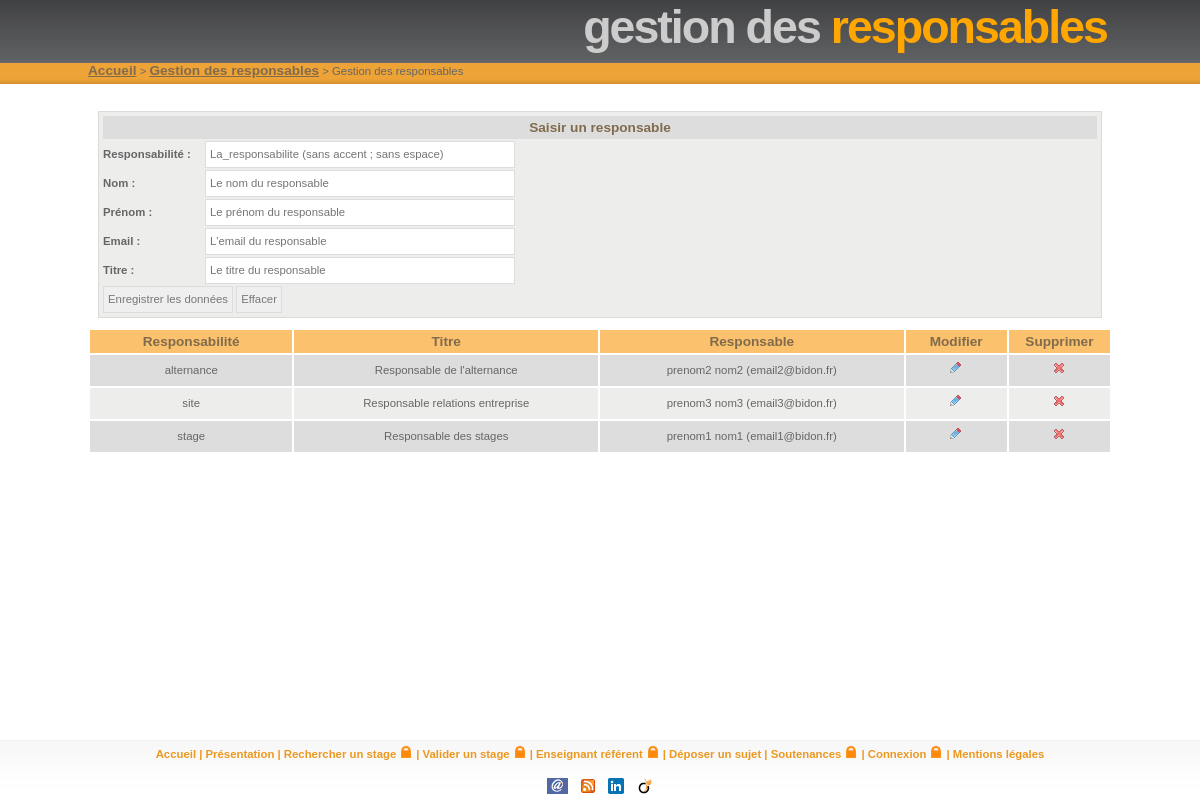
The page /gestion/gestion/gestionResponsable.php on the database its author committed.
### tables this page shows
CREATE TABLE IF NOT EXISTS `responsable` (
  `idresponsable` INT(10) NOT NULL AUTO_INCREMENT,
  `responsabilite` VARCHAR(100) NOT NULL,
  `nomresponsable` VARCHAR(100) NOT NULL,
  `prenomresponsable` VARCHAR(100) NOT NULL,
  `emailresponsable` VARCHAR(100) NOT NULL,
  `titreresponsable` VARCHAR(150) NOT NULL,
  PRIMARY KEY (`idresponsable`));

### classes/bdd/connec.inc (called while the page is built, shortened)
<?php
$tab34 = 'responsable';
?>

### classes/bdd/Responsable_BDD.php (called while the page is built, shortened)
<?php
class Responsable_BDD {
    public static function listerResponsable() {
	global $db;
	global $tab34;
	$sql = "SELECT * FROM $tab34 ORDER BY responsabilite ASC;";
	$result = $db->query($sql);
	$tabResponsable = array();
	if ($result) {
	    while ($responsable = $result->fetch_array()) {
		$tab = array();
		array_push($tab, $responsable["idresponsable"]);
		array_push($tab, $responsable["responsabilite"]);
		array_push($tab, $responsable["nomresponsable"]);
		array_push($tab, $responsable["prenomresponsable"]);
		array_push($tab, $responsable["emailresponsable"]);
		array_push($tab, $responsable["titreresponsable"]);
		array_push($tabResponsable, $tab);
	    }
	}
	return $tabResponsable;
    }
}
?>

### classes/moteur/Responsable.php (called while the page is built, shortened)
<?php
class Responsable {
    var $identifiantBDD;
    var $responsabilite;
    var $nomresponsable;
    var $prenomresponsable;
    var $emailresponsable;
    var $titreresponsable;
    public function __construct($identifiantBDD, $responsabilite, $nom, $prenom, $email, $titre) {
	$this->identifiantBDD = $identifiantBDD;
	$this->responsabilite = $responsabilite;
	$this->nomresponsable = $nom;
	$this->prenomresponsable = $prenom;
	$this->emailresponsable = $email;
	$this->titreresponsable = $titre;
    }
    public function getIdentifiantBDD() {
	return $this->identifiantBDD;
    }
    public function getResponsabilite() {
	return $this->responsabilite;
    }
        public function getNomresponsable() {
	return $this->nomresponsable;
    }
    public function getPrenomresponsable() {
	return $this->prenomresponsable;
    }
    public function getEmailresponsable() {
	return $this->emailresponsable;
    }
    public function getTitreresponsable() {
	return $this->titreresponsable;
    }
    public static function listerResponsable() {
	$tabResponsable = array();
	$tabResponsableString = Responsable_BDD::listerResponsable();
	for ($i = 0; $i < sizeof($tabResponsableString); $i++)
	    array_push($tabResponsable,
		    new Responsable($tabResponsableString[$i][0],
				    $tabResponsableString[$i][1],
				    $tabResponsableString[$i][2],
				    $tabResponsableString[$i][3],
				    $tabResponsableString[$i][4],
				    $tabResponsableString[$i][5]));
	return $tabResponsable;
    }
}
?>

### classes/ihm/Responsable_IHM.php (the view, shortened to what this page needs)
<?php
class Responsable_IHM {
    public static function afficherFormulaireSaisie() {
	?>
	<FORM METHOD="POST" ACTION="">
	    <table>
		<tr>
		    <td colspan=2>
			<table>
			    <tr id="entete2">
				<td colspan=2>Saisir un responsable</td>
			    </tr>
			    <tr>
				<th width="100">Responsabilité :</th>
				<td>
				    <input type="text" id='responsabilite' name="responsabilite" placeholder="La_responsabilite (sans accent ; sans espace)"/>
				</td>
			    </tr>
			    <tr>
				<th width="100">Nom :</th>
				<td>
				    <input type="text" id='nom' name="nomresponsable" placeholder="Le nom du responsable"/>
				</td>
			    </tr>
			    <tr>
				<th width="100">Prénom :</th>
				<td>
				    <input type="text" id='prenom' name="prenomresponsable" placeholder="Le prénom du responsable"/>
				</td>
			    </tr>
			    <tr>
				<th width="100">Email :</th>
				<td>
				    <input type="text" id='email' name="emailresponsable" placeholder="L'email du responsable"/>
				</td>
			    </tr>
			    <tr>
				<th width="100">Titre :</th>
				<td>
				    <input type="text" id="titre" name="titreresponsable" placeholder="Le titre du responsable"
				</td>
			    </tr>
			    <tr>
				<td colspan=2>
				    <input type=submit value="Enregistrer les données"/>
				    <input type=reset value="Effacer" onclick="effacer()"/>
				</td>
			    </tr>
			</table>
		    </td>
		</tr>
	    </table>
	</FORM>
	<?php
    }
	?>
	<?php
    public static function afficherListeResponsableAEditer() {
	$tabResponsables = Responsable::listerResponsable();
	if (sizeof($tabResponsables) > 0) {
	    echo
	    "<table>
		<tr id='entete'>
		    <td width='20%'>Responsabilité</td>
		    <td width='30%'>Titre</td>
		    <td width='30%'>Responsable</td>
		    <td width='10%' align='center'>Modifier</td>
		    <td width='10%' align='center'>Supprimer</td>
		</tr>";
	    for ($i = 0; $i < sizeof($tabResponsables); $i++) {
		$resp = $tabResponsables[$i];
		?>
		<tr class="ligne<?php echo $i % 2; ?>">
		    <td align="center">
			<?php echo $resp->getResponsabilite(); ?>
		    </td>
		    <td align="center">
			<?php echo $resp->getTitreresponsable(); ?>
		    </td>
		    <td align="center">
			<?php echo $resp->getPrenomresponsable() . " ". $resp->getNomresponsable() . " (" . $resp->getEmailresponsable() . ")"; ?>
		    </td>
		    <td align="center">
			<a href="gestionResponsable.php?action=mod&id=<?php echo $resp->getIdentifiantBDD(); ?>">
			    <img src="../../images/reply.png"/>
			</a>
		    </td>
		    <td align="center">
			<a href="gestionresponsable.php?action=sup&id=<?php echo $resp->getIdentifiantBDD(); ?>">
			    <img src="../../images/action_delete.png"/>
			</a>
		    </td>
		</tr>
		<?php
	    }
	    echo "</table>";
	    echo "<br/><br/>";
	} else {
	    echo "<br/><center>Aucun responsbale n'a été trouvé.</center><br/>";
	}
    }
}
?>

### classes/ihm/Orange.css (style rules this page uses)
* { margin: 0; padding: 0; }
html { height: 100%; }
body { height: 100%; margin: 0; padding: 0; font: 71%/1.5em Verdana, 'Trebuchet MS', Arial, Sans-serif; background: url(../../images/headerbg.png) repeat-x; color: #666666; text-align: center; }
a { color: #EC981F; }
img { margin: 5px; border: 0; }
table { width: 100%; }
form { margin:10px; padding: 0; border: 1px solid #dcdbda; background-color: #ededec; }
input { padding: 4px; border:1px solid #ddd; font: normal 1em/1.5em Verdana, sans-serif; color:#777; }
input[type="text"] { width: 300px; }
#entete { background: #fbc16d; }
#entete td { font: bold 1.2em 'Trebuchet MS', Tahoma, Sans-serif; color: #806B4D; padding: 4px; }
#entete td, .ligne0 td, .ligne1 td { padding-left: 5px; padding-right: 5px; text-align: center; }
#entete2 { background: #DDDDDD; }
#entete2 td { font: bold 1.2em 'Trebuchet MS', Tahoma, Sans-serif; text-align: center; color: #806B4D; padding: 4px; }
#entete2 td, .ligne0 td, .ligne1 td { padding-left: 5px; padding-right: 5px; }
.ligne0 { background: #DDDDDD; }
.ligne1 { background: #ededec; }

### rows shown on the page
responsable: responsabilite "alternance", titreresponsable "Responsable de l'alternance", prenomresponsable "prenom2", nomresponsable "nom2", emailresponsable "email2@bidon.fr"
responsable: responsabilite "site", titreresponsable "Responsable relations entreprise", prenomresponsable "prenom3", nomresponsable "nom3", emailresponsable "email3@bidon.fr"
responsable: responsabilite "stage", titreresponsable "Responsable des stages", prenomresponsable "prenom1", nomresponsable "nom1", emailresponsable "email1@bidon.fr"

### other values the page prints
$titreGris "gestion des"
$titreOrange "responsables"
$liens[$i][1] "Accueil"
$liens[$i][1] "Gestion des responsables"
$titreGris "Gestion des"
